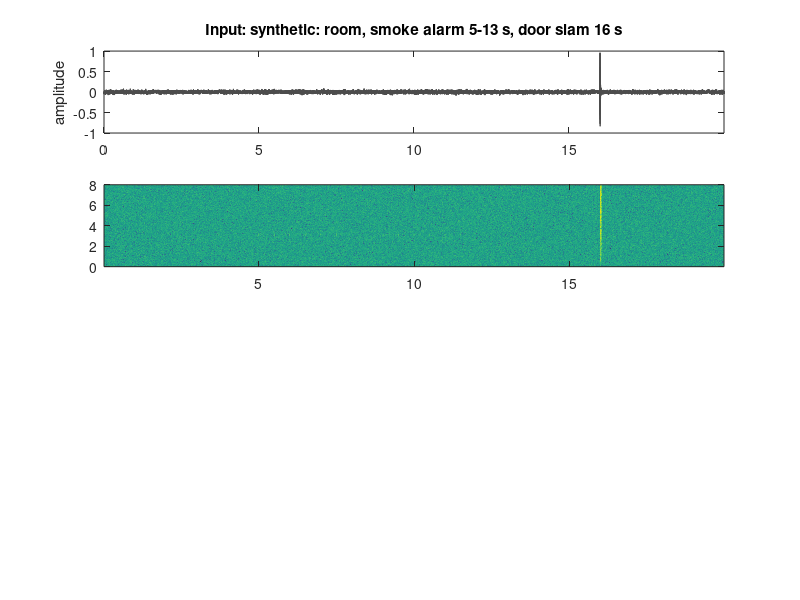

Write the MATLAB code that produced this figure. (Note: this script raises an error after producing the figure.)
function safesound_demo(source)
% SAFESOUND_DEMO  Simple DSP demo: detect a smoke/fire alarm with classical DSP.
%
%   safesound_demo            built-in test sound: quiet room, a smoke alarm
%                             (ISO 8201 T3 beeps at 3.1 kHz), then a door slam
%   safesound_demo('x.wav')   any audio file
%   safesound_demo('mic')     record 10 s from the computer microphone
%
% What it shows (same detector as the paper, safesound/dsp.py):
%   1. STFT spectrogram (64 ms Hann window, 10 ms hop)
%   2. noise floor per frequency bin (minimum follower)
%   3. alarm evidence: a narrow tone in 2-5 kHz that stands out from its band,
%      from the noise floor, and from the low band (100-1500 Hz)
%   4. a 2 s window score every 0.5 s: steady frequency + beeps switching on/off
%   5. the usual "loudness" (energy) detector for comparison: it ignores the
%      quiet alarm but fires on the door slam
% Only base MATLAB is needed (no toolboxes).

if nargin < 1, source = 'synthetic'; end
fs = 16000;
[x, name] = get_audio(source, fs);

%% 1) STFT power spectrogram
NFFT = 1024; HOP = 160; FPS = fs / HOP;
w = 0.5 - 0.5 * cos(2 * pi * (0:NFFT-1)' / (NFFT - 1));     % Hann window
T = 1 + floor((numel(x) - NFFT) / HOP);
P = zeros(NFFT/2 + 1, T);
for t = 1:T
    seg = x((t-1)*HOP + (1:NFFT)) .* w;
    X = fft(seg);
    P(:, t) = abs(X(1:NFFT/2 + 1)).^2 + 1e-10;
end
f  = (0:NFFT/2)' * fs / NFFT;          % bin frequencies (Hz)
tf = ((0:T-1) * HOP + NFFT/2) / fs;    % frame centre times (s)

%% 2) noise floor: drops at once, rises 6 dB per 2 s
N = noise_floor(P, FPS);
PdB = 10 * log10(P);  NdB = 10 * log10(N);

%% 3) alarm evidence per frame
bA = find(f >= 2000 & f < 5000);       % alarm band
bL = find(f >= 100  & f < 1500);       % low band (speech, TV, appliances)
[peak, k] = max(PdB(bA, :), [], 1);                        % strongest bin
prom = peak - median(PdB(bA, :), 1);                       % stands out in its band
NdBA = NdB(bA, :);
snr  = peak - NdBA(sub2ind(size(NdBA), k, 1:T));           % above the noise floor
dom  = ramp(peak - max(PdB(bL, :), [], 1), -6, 6);         % louder than low band
a    = ramp(prom, 10, 25) .* ramp(snr, 6, 20) .* dom;      % 0..1 per frame
afreq = f(bA(k))';                                         % tone frequency

% energy detector: broadband level above its own floor
lvl  = sum(P, 1);
loud = ramp(10 * log10(lvl ./ noise_floor(lvl, FPS)), 10, 30);

%% 4) 2 s window scores every 0.5 s
W = round(2 * FPS);
nW = floor(numel(x) / (0.5 * fs));
tw = (1:nW) * 0.5;                     % window end times
sAlarm = zeros(1, nW); sLoud = zeros(1, nW);
for i = 1:nW
    e = min(T, floor((i * 0.5 * fs - NFFT) / HOP) + 1);
    if e <= 0, continue; end
    s = max(1, e - W + 1):e;
    on = a(s) > 0.3;
    edges = sum(diff(on) == 1);                            % beeps switching on
    if sum(on) > 3
        steady = ramp(-std(afreq(s(on)), 1), -60, -15);    % fixed frequency
    else
        steady = 0;
    end
    sAlarm(i) = pct(a(s), 90) * steady * (0.6 + 0.4 * min(edges, 3) / 3);
    sLoud(i)  = max(loud(s));
end

%% 5) decisions
TH = 0.4;                                          % alarm threshold
hit = sAlarm >= TH;
alert = hit & ([false hit(1:end-1)] | [false false hit(1:end-2)]);  % 2 of last 3
energyOn = sLoud >= 0.1;                           % energy detector fires

fprintf('\nSafeSound DSP demo: %s (%.1f s)\n', name, numel(x) / fs);
if any(alert)
    fprintf('  ALARM detected first at %.1f s (DSP alarm detector)\n', tw(find(alert, 1)));
else
    fprintf('  no alarm detected\n');
end
fprintf('  alarm detector on in %d windows, energy detector on in %d windows\n', ...
        sum(alert), sum(energyOn));

%% 6) plots
figure('Name', 'SafeSound DSP demo', 'Color', 'w', 'Position', [60 40 900 640]);
tx = (0:numel(x)-1) / fs;

subplot(4, 1, 1);
plot(tx, x, 'Color', [0.3 0.3 0.3]); xlim([0 tx(end)]);
title(['Input: ' name], 'Interpreter', 'none'); ylabel('amplitude');

subplot(4, 1, 2);
imagesc(tf, f / 1000, PdB - median(PdB, 2));   % whitened: dB above each band's median
axis xy; ylim([0 8]); colormap(gca, 'parula');
caxis([0 25]);
hold on; plot(tf([1 end]), [2 2], 'w--', tf([1 end]), [5 5], 'w--'); hold off;
ylabel('kHz'); title('Whitened spectrogram (dB above each band''s median); dashed = alarm band 2-5 kHz');

subplot(4, 1, 3);
plot(tf, a, 'r', tf, loud, 'b'); ylim([-0.05 1.05]); xlim([0 tx(end)]);
legend('alarm tone evidence', 'loudness above floor', 'Location', 'northwest');
title('Per-frame DSP evidence');

subplot(4, 1, 4);
stairs(tw, sAlarm, 'r', 'LineWidth', 1.5); hold on;
stairs(tw, double(energyOn), 'b--');
plot([0 tw(end)], [TH TH], 'k:');
yl = 1.1;
for i = find(alert)
    patch([tw(i)-0.5 tw(i) tw(i) tw(i)-0.5], [0 0 yl yl], 'r', ...
          'FaceAlpha', 0.15, 'EdgeColor', 'none');
end
hold off; ylim([0 yl]); xlim([0 tx(end)]); xlabel('time (s)');
legend('alarm score (2 s window)', 'energy detector fires', 'threshold', ...
       'ALARM alert', 'Location', 'northwest');
title('Decision: shaded = alarm alert');

ws = warning('off', 'all');                       % MATLAB Online prints audio warnings
try
    sound(x / max(abs(x) + eps) * 0.8, fs);        % play what was analysed
catch
end
warning(ws);
end

%% ---------------------------------------------------------------------------
function [x, name] = get_audio(source, fs)
if strcmpi(source, 'synthetic')
    rng(1);
    t = (0:20*fs-1)' / fs;
    room = filter(1, [1 -0.97], randn(size(t)));          % fan / room rumble
    room = 0.02 * room / std(room);
    c = mod(t - 5, 4);                                     % T3: 3 x 0.5 s beeps, 1.5 s pause
    on = (t >= 5 & t < 13) & (c < 2.5) & (mod(c, 1) < 0.5);
    x = room + 0.01 * on .* sin(2 * pi * 3100 * t);        % quiet smoke alarm, 5-13 s
    i = 16 * fs;                                           % door slam at 16 s
    x(i+1:i+800) = x(i+1:i+800) + 0.5 * randn(800, 1) .* exp(-(0:799)' / 150);
    name = 'synthetic: room, smoke alarm 5-13 s, door slam 16 s';
elseif strcmpi(source, 'mic')
    r = audiorecorder(fs, 16, 1);
    disp('Recording 10 s ...'); recordblocking(r, 10); disp('done');
    x = getaudiodata(r); name = 'microphone';
else
    [x, fs0] = audioread(source);
    x = mean(x, 2);
    if fs0 ~= fs                                           % simple resampling
        x = interp1((0:numel(x)-1)' / fs0, x, (0:1/fs:(numel(x)-1)/fs0)', 'linear');
    end
    [~, name] = fileparts(source);
end
x = x(:);
end

function N = noise_floor(P, FPS)
% minimum follower per row: drops to a quieter value at once, rises 6 dB per 2 s
up = 10^(6 / 10 / (2 * FPS));
srt = sort(P, 2);
n = srt(:, max(1, round(0.1 * size(P, 2))));       % start at the 10th percentile
N = zeros(size(P));
for t = 1:size(P, 2)
    n = min(n * up, P(:, t));
    N(:, t) = n;
end
end

function y = ramp(x, lo, hi)
y = min(max((x - lo) / (hi - lo), 0), 1);
end

function v = pct(x, p)
% percentile with linear interpolation (same as numpy's default)
x = sort(x(:));
r = 1 + (numel(x) - 1) * p / 100;
lo = floor(r); hi = ceil(r);
v = x(lo) + (r - lo) * (x(hi) - x(lo));
end
